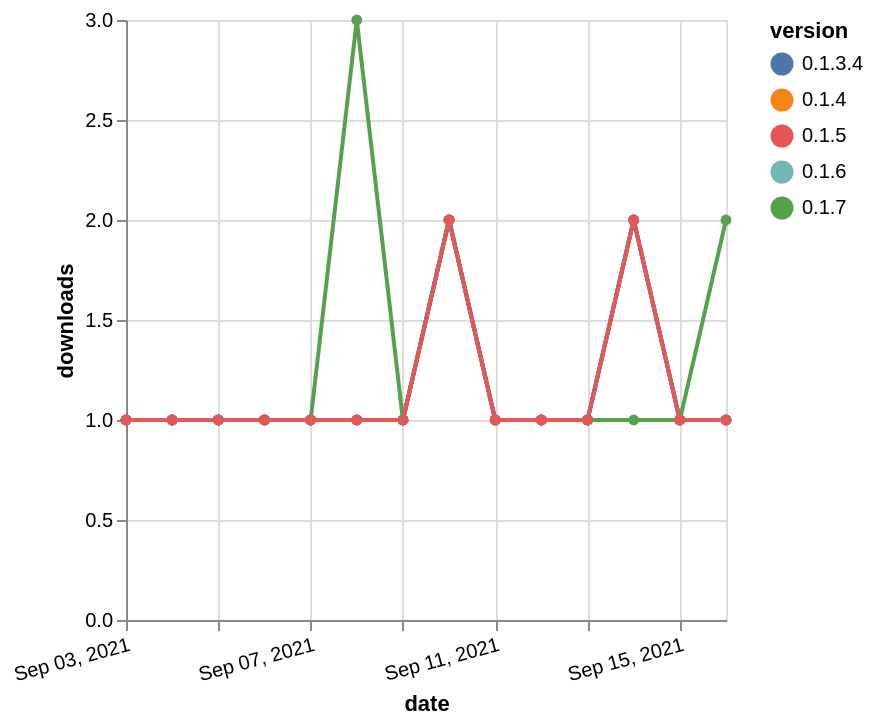

Write the Vega-Lite specification saved for this chart.
### Vega-Lite specification from a JSON file in a GitHub repository (floating-point values rounded to 4 significant figures)
{"$schema": "https://vega.github.io/schema/vega-lite/v5.json", "description": "A simple bar chart with embedded data.", "data": {"values": [{"date": "2021-09-03", "total": 143, "delta": 1, "version": "0.1.4"}, {"date": "2021-09-04", "total": 144, "delta": 1, "version": "0.1.4"}, {"date": "2021-09-05", "total": 145, "delta": 1, "version": "0.1.4"}, {"date": "2021-09-06", "total": 146, "delta": 1, "version": "0.1.4"}, {"date": "2021-09-07", "total": 147, "delta": 1, "version": "0.1.4"}, {"date": "2021-09-08", "total": 148, "delta": 1, "version": "0.1.4"}, {"date": "2021-09-09", "total": 149, "delta": 1, "version": "0.1.4"}, {"date": "2021-09-10", "total": 151, "delta": 2, "version": "0.1.4"}, {"date": "2021-09-11", "total": 152, "delta": 1, "version": "0.1.4"}, {"date": "2021-09-12", "total": 153, "delta": 1, "version": "0.1.4"}, {"date": "2021-09-13", "total": 154, "delta": 1, "version": "0.1.4"}, {"date": "2021-09-14", "total": 156, "delta": 2, "version": "0.1.4"}, {"date": "2021-09-15", "total": 157, "delta": 1, "version": "0.1.4"}, {"date": "2021-09-16", "total": 158, "delta": 1, "version": "0.1.4"}, {"date": "2021-09-03", "total": 168, "delta": 1, "version": "0.1.6"}, {"date": "2021-09-04", "total": 169, "delta": 1, "version": "0.1.6"}, {"date": "2021-09-05", "total": 170, "delta": 1, "version": "0.1.6"}, {"date": "2021-09-06", "total": 171, "delta": 1, "version": "0.1.6"}, {"date": "2021-09-07", "total": 172, "delta": 1, "version": "0.1.6"}, {"date": "2021-09-08", "total": 173, "delta": 1, "version": "0.1.6"}, {"date": "2021-09-09", "total": 174, "delta": 1, "version": "0.1.6"}, {"date": "2021-09-10", "total": 176, "delta": 2, "version": "0.1.6"}, {"date": "2021-09-11", "total": 177, "delta": 1, "version": "0.1.6"}, {"date": "2021-09-12", "total": 178, "delta": 1, "version": "0.1.6"}, {"date": "2021-09-13", "total": 179, "delta": 1, "version": "0.1.6"}, {"date": "2021-09-14", "total": 181, "delta": 2, "version": "0.1.6"}, {"date": "2021-09-15", "total": 182, "delta": 1, "version": "0.1.6"}, {"date": "2021-09-16", "total": 183, "delta": 1, "version": "0.1.6"}, {"date": "2021-09-03", "total": 307, "delta": 1, "version": "0.1.7"}, {"date": "2021-09-04", "total": 308, "delta": 1, "version": "0.1.7"}, {"date": "2021-09-05", "total": 309, "delta": 1, "version": "0.1.7"}, {"date": "2021-09-06", "total": 310, "delta": 1, "version": "0.1.7"}, {"date": "2021-09-07", "total": 311, "delta": 1, "version": "0.1.7"}, {"date": "2021-09-08", "total": 314, "delta": 3, "version": "0.1.7"}, {"date": "2021-09-09", "total": 315, "delta": 1, "version": "0.1.7"}, {"date": "2021-09-10", "total": 317, "delta": 2, "version": "0.1.7"}, {"date": "2021-09-11", "total": 318, "delta": 1, "version": "0.1.7"}, {"date": "2021-09-12", "total": 319, "delta": 1, "version": "0.1.7"}, {"date": "2021-09-13", "total": 320, "delta": 1, "version": "0.1.7"}, {"date": "2021-09-14", "total": 321, "delta": 1, "version": "0.1.7"}, {"date": "2021-09-15", "total": 322, "delta": 1, "version": "0.1.7"}, {"date": "2021-09-16", "total": 324, "delta": 2, "version": "0.1.7"}, {"date": "2021-09-03", "total": 160, "delta": 1, "version": "0.1.3.4"}, {"date": "2021-09-04", "total": 161, "delta": 1, "version": "0.1.3.4"}, {"date": "2021-09-05", "total": 162, "delta": 1, "version": "0.1.3.4"}, {"date": "2021-09-06", "total": 163, "delta": 1, "version": "0.1.3.4"}, {"date": "2021-09-07", "total": 164, "delta": 1, "version": "0.1.3.4"}, {"date": "2021-09-08", "total": 165, "delta": 1, "version": "0.1.3.4"}, {"date": "2021-09-09", "total": 166, "delta": 1, "version": "0.1.3.4"}, {"date": "2021-09-10", "total": 168, "delta": 2, "version": "0.1.3.4"}, {"date": "2021-09-11", "total": 169, "delta": 1, "version": "0.1.3.4"}, {"date": "2021-09-12", "total": 170, "delta": 1, "version": "0.1.3.4"}, {"date": "2021-09-13", "total": 171, "delta": 1, "version": "0.1.3.4"}, {"date": "2021-09-14", "total": 173, "delta": 2, "version": "0.1.3.4"}, {"date": "2021-09-15", "total": 174, "delta": 1, "version": "0.1.3.4"}, {"date": "2021-09-16", "total": 175, "delta": 1, "version": "0.1.3.4"}, {"date": "2021-09-03", "total": 141, "delta": 1, "version": "0.1.5"}, {"date": "2021-09-04", "total": 142, "delta": 1, "version": "0.1.5"}, {"date": "2021-09-05", "total": 143, "delta": 1, "version": "0.1.5"}, {"date": "2021-09-06", "total": 144, "delta": 1, "version": "0.1.5"}, {"date": "2021-09-07", "total": 145, "delta": 1, "version": "0.1.5"}, {"date": "2021-09-08", "total": 146, "delta": 1, "version": "0.1.5"}, {"date": "2021-09-09", "total": 147, "delta": 1, "version": "0.1.5"}, {"date": "2021-09-10", "total": 149, "delta": 2, "version": "0.1.5"}, {"date": "2021-09-11", "total": 150, "delta": 1, "version": "0.1.5"}, {"date": "2021-09-12", "total": 151, "delta": 1, "version": "0.1.5"}, {"date": "2021-09-13", "total": 152, "delta": 1, "version": "0.1.5"}, {"date": "2021-09-14", "total": 154, "delta": 2, "version": "0.1.5"}, {"date": "2021-09-15", "total": 155, "delta": 1, "version": "0.1.5"}, {"date": "2021-09-16", "total": 156, "delta": 1, "version": "0.1.5"}]}, "width": "container", "mark": {"type": "line", "point": {"filled": true}}, "encoding": {"x": {"field": "date", "type": "temporal", "timeUnit": "yearmonthdate", "title": "date", "axis": {"labelAngle": -15}}, "y": {"field": "delta", "type": "quantitative", "title": "downloads"}, "color": {"field": "version", "type": "nominal"}, "tooltip": {"field": "delta"}}}
